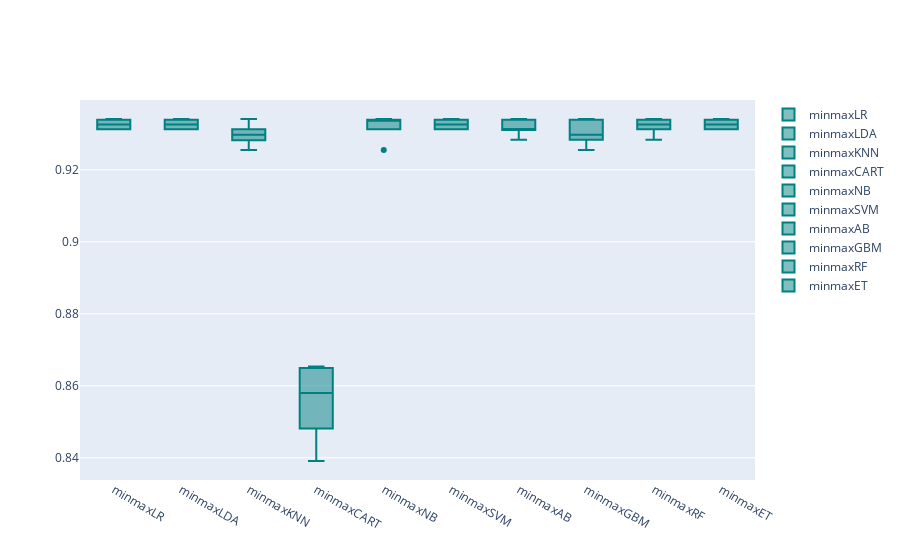

Notebook source saved alongside this figure:
### Code cell
models = GetScaledModel('minmax')
names,results = BasedLine2(X_train_c, y_train_c,models)
PlotBoxR().PlotResult(names,results)

scaledScoreMinMax_c = ScoreDataFrame(names,results)
compareModels = pd.concat([basedLineScore,
                           scaledScoreStandard,
                          scaledScoreMinMax,
                          scaledScoreMinMax_c], axis=1)
compareModels

### Figure 1 — Plotly figure (JSON) as saved in the notebook; plotly's stock layout.template omitted (floating-point values rounded to 4 significant figures)
{"data": [{"marker": {"color": "rgb(0, 128, 128)"}, "name": "minmaxLR", "y": [0.9341, 0.9312, 0.9312, 0.9312, 0.9312, 0.9312, 0.9339, 0.9339, 0.9339, 0.9339], "type": "box"}, {"marker": {"color": "rgb(0, 128, 128)"}, "name": "minmaxLDA", "y": [0.9341, 0.9312, 0.9312, 0.9312, 0.9312, 0.9312, 0.9339, 0.9339, 0.9339, 0.9339], "type": "box"}, {"marker": {"color": "rgb(0, 128, 128)"}, "name": "minmaxKNN", "y": [0.9341, 0.9312, 0.9255, 0.9312, 0.9284, 0.9284, 0.931, 0.9282, 0.931, 0.9282], "type": "box"}, {"marker": {"color": "rgb(0, 128, 128)"}, "name": "minmaxCART", "y": [0.8453, 0.8567, 0.8653, 0.851, 0.8653, 0.8481, 0.8592, 0.8649, 0.8391, 0.8592], "type": "box"}, {"marker": {"color": "rgb(0, 128, 128)"}, "name": "minmaxNB", "y": [0.9341, 0.9312, 0.9255, 0.9312, 0.9312, 0.9341, 0.9339, 0.9339, 0.9339, 0.9339], "type": "box"}, {"marker": {"color": "rgb(0, 128, 128)"}, "name": "minmaxSVM", "y": [0.9341, 0.9312, 0.9312, 0.9312, 0.9312, 0.9312, 0.9339, 0.9339, 0.9339, 0.9339], "type": "box"}, {"marker": {"color": "rgb(0, 128, 128)"}, "name": "minmaxAB", "y": [0.9312, 0.9341, 0.9284, 0.9284, 0.9312, 0.9312, 0.9339, 0.9339, 0.931, 0.9339], "type": "box"}, {"marker": {"color": "rgb(0, 128, 128)"}, "name": "minmaxGBM", "y": [0.9341, 0.9284, 0.9284, 0.9284, 0.9255, 0.9312, 0.9339, 0.9339, 0.9282, 0.931], "type": "box"}, {"marker": {"color": "rgb(0, 128, 128)"}, "name": "minmaxRF", "y": [0.9341, 0.9312, 0.9284, 0.9284, 0.9312, 0.9312, 0.9339, 0.9339, 0.9339, 0.9339], "type": "box"}, {"marker": {"color": "rgb(0, 128, 128)"}, "name": "minmaxET", "y": [0.9341, 0.9312, 0.9312, 0.9312, 0.9312, 0.9312, 0.9339, 0.9339, 0.9339, 0.9339], "type": "box"}], "layout": {}}
